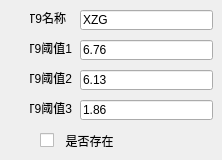
      <widget class="QWidget" name="tab9">
       <attribute name="title">
        <string>试剂条9</string>
       </attribute>
       <widget class="QLabel" name="CH9_label4">
        <property name="geometry">
         <rect>
          <x>30</x>
          <y>100</y>
          <width>42</width>
          <height>16</height>
         </rect>
        </property>
        <property name="text">
         <string>T9阈值3</string>
        </property>
        <property name="alignment">
         <set>Qt::AlignRight|Qt::AlignTrailing|Qt::AlignVCenter</set>
        </property>
       </widget>
       <widget class="QCheckBox" name="CheckBox9">
        <property name="geometry">
         <rect>
          <x>40</x>
          <y>130</y>
          <width>101</width>
          <height>21</height>
         </rect>
        </property>
        <property name="text">
         <string>  是否存在</string>
        </property>
       </widget>
       <widget class="QLabel" name="CH9_label2">
        <property name="geometry">
         <rect>
          <x>30</x>
          <y>40</y>
          <width>42</width>
          <height>16</height>
         </rect>
        </property>
        <property name="text">
         <string>T9阈值1</string>
        </property>
        <property name="alignment">
         <set>Qt::AlignRight|Qt::AlignTrailing|Qt::AlignVCenter</set>
        </property>
       </widget>
       <widget class="QLineEdit" name="CH9_name">
        <property name="geometry">
         <rect>
          <x>80</x>
          <y>10</y>
          <width>133</width>
          <height>20</height>
         </rect>
        </property>
        <property name="text">
         <string>XZG</string>
        </property>
       </widget>
       <widget class="QLineEdit" name="CH9_threshold3">
        <property name="geometry">
         <rect>
          <x>80</x>
          <y>100</y>
          <width>133</width>
          <height>20</height>
         </rect>
        </property>
        <property name="text">
         <string>1.86</string>
        </property>
       </widget>
       <widget class="QLabel" name="CH9_label1">
        <property name="geometry">
         <rect>
          <x>30</x>
          <y>10</y>
          <width>36</width>
          <height>16</height>
         </rect>
        </property>
        <property name="text">
         <string>T9名称</string>
        </property>
        <property name="alignment">
         <set>Qt::AlignRight|Qt::AlignTrailing|Qt::AlignVCenter</set>
        </property>
       </widget>
       <widget class="QLineEdit" name="CH9_threshold1">
        <property name="geometry">
         <rect>
          <x>80</x>
          <y>40</y>
          <width>133</width>
          <height>20</height>
         </rect>
        </property>
        <property name="text">
         <string>6.76</string>
        </property>
       </widget>
       <widget class="QLabel" name="CH9_label3">
        <property name="geometry">
         <rect>
          <x>30</x>
          <y>70</y>
          <width>42</width>
          <height>16</height>
         </rect>
        </property>
        <property name="text">
         <string>T9阈值2</string>
        </property>
        <property name="alignment">
         <set>Qt::AlignRight|Qt::AlignTrailing|Qt::AlignVCenter</set>
        </property>
       </widget>
       <widget class="QLineEdit" name="CH9_threshold2">
        <property name="geometry">
         <rect>
          <x>80</x>
          <y>70</y>
          <width>133</width>
          <height>20</height>
         </rect>
        </property>
        <property name="text">
         <string>6.13</string>
        </property>
       </widget>
      </widget>
